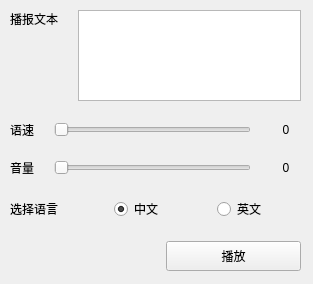
<?xml version="1.0" encoding="UTF-8"?>
<ui version="4.0">
 <class>Form</class>
 <widget class="QWidget" name="Form">
  <property name="geometry">
   <rect>
    <x>0</x>
    <y>0</y>
    <width>313</width>
    <height>284</height>
   </rect>
  </property>
  <property name="windowTitle">
   <string>语音合成器</string>
  </property>
  <property name="windowIcon">
   <iconset>
    <normaloff>voice.ico</normaloff>voice.ico</iconset>
  </property>
  <widget class="QWidget" name="verticalLayoutWidget">
   <property name="geometry">
    <rect>
     <x>10</x>
     <y>10</y>
     <width>291</width>
     <height>261</height>
    </rect>
   </property>
   <layout class="QVBoxLayout" name="verticalLayout">
    <property name="spacing">
     <number>20</number>
    </property>
    <item>
     <layout class="QHBoxLayout" name="horizontalLayout_2">
      <item>
       <widget class="QLabel" name="label">
        <property name="text">
         <string>播报文本</string>
        </property>
        <property name="alignment">
         <set>Qt::AlignJustify|Qt::AlignTop</set>
        </property>
       </widget>
      </item>
      <item>
       <widget class="QTextEdit" name="tbx_text"/>
      </item>
     </layout>
    </item>
    <item>
     <layout class="QHBoxLayout" name="horizontalLayout_4">
      <item>
       <widget class="QLabel" name="label_3">
        <property name="text">
         <string>语速</string>
        </property>
       </widget>
      </item>
      <item>
       <widget class="QSlider" name="slider_rate">
        <property name="maximum">
         <number>300</number>
        </property>
        <property name="orientation">
         <enum>Qt::Horizontal</enum>
        </property>
       </widget>
      </item>
      <item>
       <widget class="QLabel" name="label_rate">
        <property name="minimumSize">
         <size>
          <width>30</width>
          <height>0</height>
         </size>
        </property>
        <property name="text">
         <string>0</string>
        </property>
        <property name="alignment">
         <set>Qt::AlignCenter</set>
        </property>
       </widget>
      </item>
     </layout>
    </item>
    <item>
     <layout class="QHBoxLayout" name="horizontalLayout_3">
      <item>
       <widget class="QLabel" name="label_2">
        <property name="text">
         <string>音量</string>
        </property>
       </widget>
      </item>
      <item>
       <widget class="QSlider" name="slider_volumn">
        <property name="maximum">
         <number>100</number>
        </property>
        <property name="orientation">
         <enum>Qt::Horizontal</enum>
        </property>
       </widget>
      </item>
      <item>
       <widget class="QLabel" name="label_volumn">
        <property name="minimumSize">
         <size>
          <width>30</width>
          <height>0</height>
         </size>
        </property>
        <property name="text">
         <string>0</string>
        </property>
        <property name="alignment">
         <set>Qt::AlignCenter</set>
        </property>
       </widget>
      </item>
     </layout>
    </item>
    <item>
     <layout class="QHBoxLayout" name="horizontalLayout">
      <item>
       <widget class="QLabel" name="label_4">
        <property name="text">
         <string>选择语言</string>
        </property>
       </widget>
      </item>
      <item>
       <widget class="QRadioButton" name="rbtn_zh">
        <property name="text">
         <string>中文</string>
        </property>
        <property name="checked">
         <bool>true</bool>
        </property>
       </widget>
      </item>
      <item>
       <widget class="QRadioButton" name="rbtn_en">
        <property name="text">
         <string>英文</string>
        </property>
       </widget>
      </item>
     </layout>
    </item>
    <item>
     <layout class="QHBoxLayout" name="horizontalLayout_5">
      <item>
       <widget class="QLabel" name="label_5">
        <property name="minimumSize">
         <size>
          <width>60</width>
          <height>0</height>
         </size>
        </property>
        <property name="text">
         <string/>
        </property>
       </widget>
      </item>
      <item>
       <widget class="QPushButton" name="btn_play">
        <property name="minimumSize">
         <size>
          <width>0</width>
          <height>30</height>
         </size>
        </property>
        <property name="text">
         <string>播放</string>
        </property>
       </widget>
      </item>
     </layout>
    </item>
   </layout>
  </widget>
 </widget>
 <resources/>
 <connections/>
</ui>
